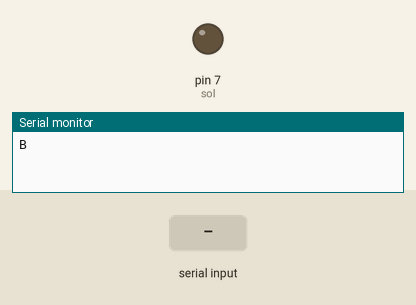
Simulated run of this sketch. Board: Arduino Uno, built with avr-gcc and run on an emulated ATmega328P. Parts: output pins drawn as LEDs (lit = HIGH), the last lines printed to the serial monitor. Inputs (shaded band) come from the test bench. Pins used as bus, display or sensor lines are not drawn.

Above: at 3.7 s.
3.8 s: "1" received over the second serial link
At 4.1 s:
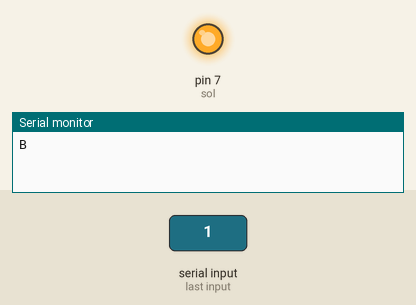
5.3 s: "2" received over the second serial link
At 6.6 s:
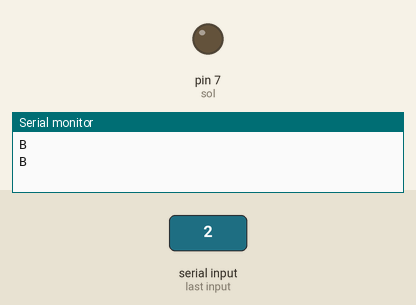
Timing chart, 0 to 8.3 s (numbered marks = the images above; inputs shaded):
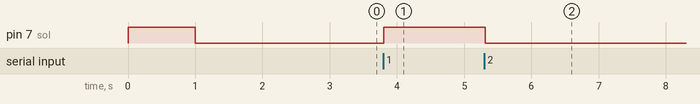

Measured:
- after the input at 3.8 s, pin 7 (sol): LOW → HIGH at once
- after the input at 5.3 s, pin 7 (sol): HIGH → LOW at once

The sketch:

ECELabSecuritySystem.ino
```cpp
#include <SPI.h>
#include <MFRC522.h>
#include<SoftwareSerial.h>
SoftwareSerial bt(2,3),pic(4,5);
int ser,eqnum,eqstat, store=0,led=13;
char dat[3];
bool flag=0;
const int sol=7;


#define SS_PIN 10
#define RST_PIN 9

MFRC522 rfid(SS_PIN, RST_PIN);
MFRC522::MIFARE_Key key;

int totalcode=0;
int codeRead = 0;
String uidString;


void setup() {
  Serial.begin(9600);
  bt.begin(9600);
  pinMode(sol,OUTPUT);
  digitalWrite(sol,1);
  delay(1000);
  digitalWrite(sol,0);
  SPI.begin(); // Init SPI bus
  rfid.PCD_Init(); // Init MFRC522
  Serial.println("B");
}

void loop() {
  start:
      if(  rfid.PICC_IsNewCardPresent())
    {
        totalcode=0;
        goto rfidread;
    }

  if(bt.available()){
    ser=bt.read();
    if(ser=='1'){
      digitalWrite(sol,1);
    }
    if(ser=='2'){
      digitalWrite(sol,0);
      Serial.println("B");
    }
    if(ser=='3'){
      Serial.println("C");
    }
    if(ser=='4'){
      Serial.println("D");//Siren On
    }
    if(ser=='5'){
      Serial.println("E");//Siren off
    }
  }
  if(Serial.available()){
    for(int i=0;i<=2;i++){
        dat[i]=Serial.read();
    }
    bt.print(String(dat[0]+dat[1]+dat[2]));
  }
  goto start;

rfidread:
    rfid.PICC_ReadCardSerial();
  //Serial.println("\n\n============================");Serial.print(F("PICC type: "));
  MFRC522::PICC_Type piccType = rfid.PICC_GetType(rfid.uid.sak);
  //Serial.println(rfid.PICC_GetTypeName(piccType));
  // Check is the PICC of Classic MIFARE type
  if (piccType != MFRC522::PICC_TYPE_MIFARE_MINI &&
    piccType != MFRC522::PICC_TYPE_MIFARE_1K &&
    piccType != MFRC522::PICC_TYPE_MIFARE_4K) {
    //Serial.println(F("Your tag is not of type MIFARE Classic."));
    return;
  }
    //Serial.println("============================");
    //Serial.println("Scanned PICC's UID:");
  //  printDec(rfid.uid.uidByte, rfid.uid.size);

   uidString = String(rfid.uid.uidByte[0])+" "+String(rfid.uid.uidByte[1])+" "+String(rfid.uid.uidByte[2])+ " "+String(rfid.uid.uidByte[3]);
   totalcode=5000+rfid.uid.uidByte[0]+rfid.uid.uidByte[1]+rfid.uid.uidByte[2]+rfid.uid.uidByte[3];
  // Serial.println("\n============================");
   //Serial.print("\nIDcode: ");Serial.println(totalcode);
   bt.print(totalcode);
    // Halt PICC
  rfid.PICC_HaltA();

  // Stop encryption on PCD
  rfid.PCD_StopCrypto1();

  goto start;

}


void printDec(byte *buffer, byte bufferSize) {
  for (byte i = 0; i < bufferSize; i++) {
    Serial.print(buffer[i] < 0x10 ? " 0" : " ");
    Serial.print(buffer[i], DEC);
  }

}
```
